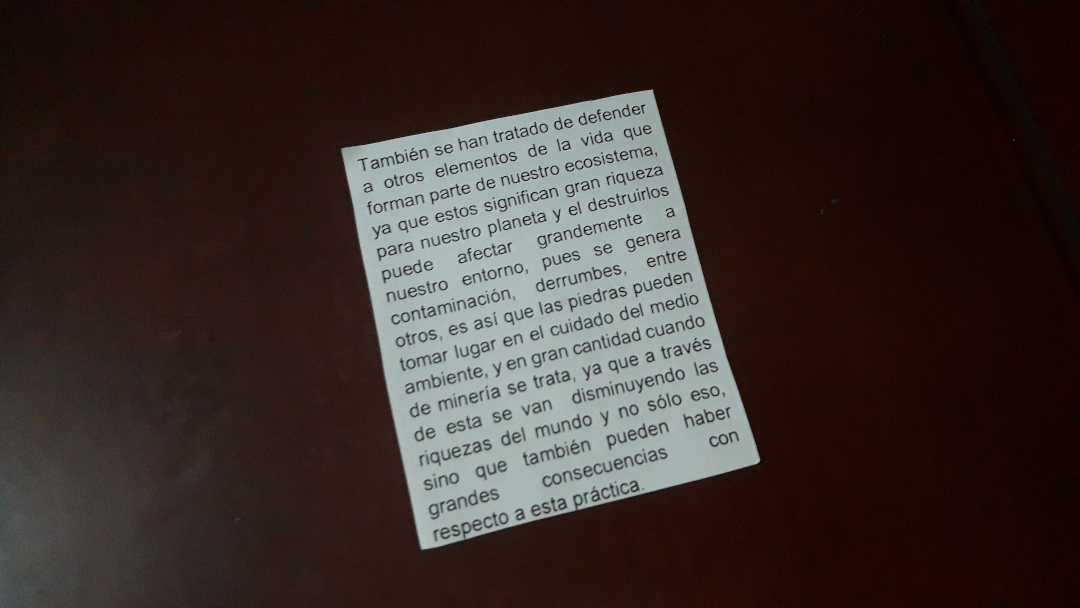
#> input picture ESCANER/img_00.jpeg, 1080 x 608 px, found by its file name
$ python scanner_y_ocr.py
#> lines starting #> are read from the running program, lines starting #| are printed output that depends on the picture; after the words box and inside, x2 and y2 are one past the last pixel; in counts of white or black regions, pixels touching at a corner belong together
import cv2
import numpy as np
import pytesseract

#indicar donde esta almacenado tesseract
pytesseract.pytesseract.tesseract_cmd = r'tesseractfolder\tesseract'

#funcion para orderar los vertices y asi poder hacer la transformacion de perspectiva sin cuidar el orden
def ordenar_puntos(puntos):
    #quitar el doble corchete que trae la lista de coordenadas encontradas, agregandolos a otra lista
    n_puntos = np.concatenate([puntos[0], puntos[1],puntos[2],puntos[3]]).tolist()

    #ordena los puntos en base a 'y' de cada coordenada de mayor a menor (arriba a abajo)
    #key es la especificacion de como queremos que se ordene
        #lambda es una funcion anonima, donde indicamos que se seleccione la segunda posicion de la coordenada, es decir, la 'y'
    #Al ordenarlos quedarán los puntos de arriba primeros y los puntos de abajo al final
    y_order=sorted(n_puntos,key=lambda n_puntos:n_puntos[1])

    #ordenamos en 'x' de izquierda a derecha DE LOS DOS PUNTOS DE ARRIBA
    x1_order= y_order[:2]
    x1_order=sorted(x1_order,key=lambda x1_order:x1_order[0])

    #Ahora ordenamos en 'x' de izquierda a derecha DE LOS DOS PUNTOS DE ABAJO
    x2_order=y_order[2:4]
    x2_order=sorted(x2_order,key=lambda x2_order:x2_order[0])

    #return los puntos ya ordenados
    return [x1_order[0],x1_order[1],x2_order[0],x2_order[1]]

image = cv2.imread('D:\ESCANER\img_00.jpeg')
#> image is the input picture: shape (608, 1080, 3); mean B, G, R 44.1, 47.6, 58.9
#pasar a grises para encontrar las esquinas
gray = cv2.cvtColor(image, cv2.COLOR_BGR2GRAY)
#metodo para dibujar bordes, el rango 10-150 es para dibujar solo lineas mas marcadas e ignorar las por debajo del min
canny = cv2.Canny(gray,10,150)
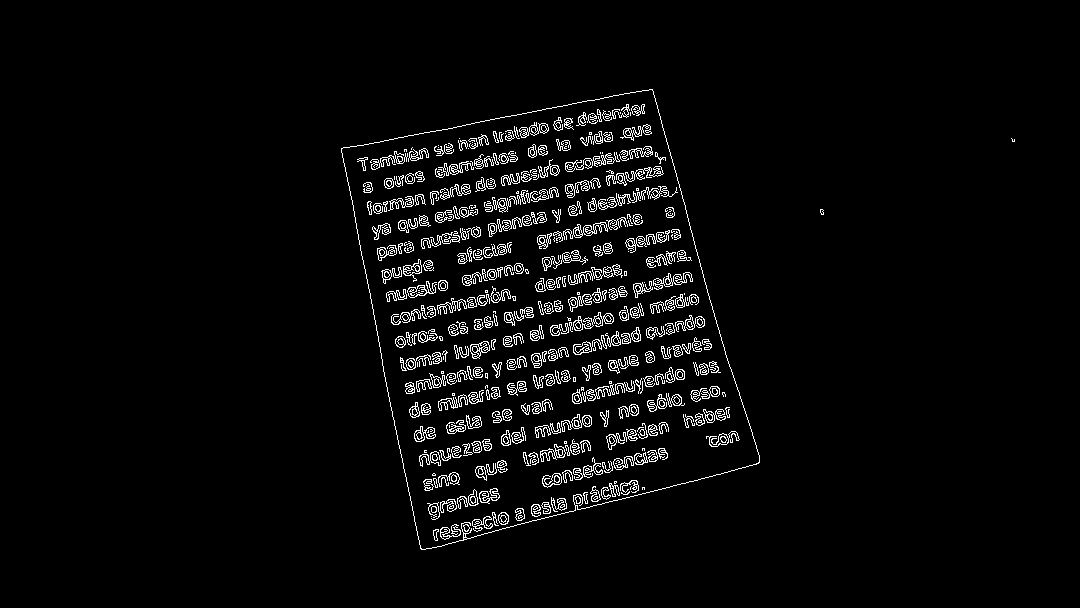
#> canny: shape (608, 1080); 3.6% white in thin lines or dots, all inside (x1, y1, x2, y2) = (341, 89, 1015, 550)
#engrosar lineas blancas detectadas por canny
canny = cv2.dilate(canny,None,iterations=1)
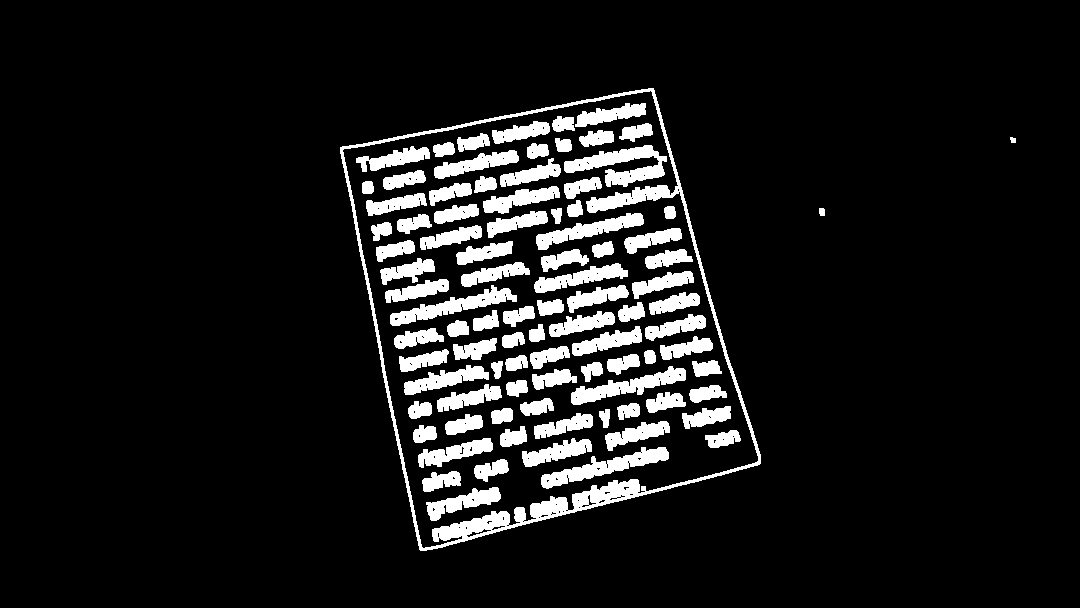
#> canny: shape (608, 1080); 9.6% white; 92 white regions

#Encontrar contornos externos. En openCV4 los contornos se almacenan en variable 0
cnts = cv2.findContours(canny,cv2.RETR_EXTERNAL,cv2.CHAIN_APPROX_SIMPLE)[0]
#> cnts = 3 contours; box (x1, y1, x2, y2) and area: (340, 88, 761, 551) 134508, (819, 208, 825, 216) 33, (1010, 137, 1016, 143) 20

#Seleccionar el contorno mas grande, o sea el de la imagen completa.
#Lo hacemos ordenando de mayor a menor los contornos y seleccionando el primero que sería el más grueso
cnts = sorted(cnts,key=cv2.contourArea,reverse=True)[:1]
#> cnts = 1 contour; box (x1, y1, x2, y2) and area: (340, 88, 761, 551) 134508

#En este 'for' solo habrá un evento porque 'cnts' solo tiene un valor que es el contorno mas grueso
for c in cnts:
    #variable necesaria para PolyDP
    #Especifica la precision de aproximación a una forma definida (distancia máxima entre el contorno real y el contorno aproximado)
    #El primer valor es el porcentaje de precision, mientras mas pequeño, será mas apegado a la imagen real
    #True= curva cerrada, Flase=curva abierta
    epsilon = 0.01*cv2.arcLength(c,True)
    #funcion para detectar los contornos
    #tendrá las coordenadas de todos los vértices encontrados
    approx = cv2.approxPolyDP(c,epsilon,True)

    #Cuando encuentre los 4 vértices de la imagen (porque es un triangulo o cuadrado), hay que dibujar el contorno
    if len(approx)==4:
        cv2.drawContours(image, [approx],0,(0,255,255),2)

        #llamar funcion 'ordenar_puntos' para ordenar las coordenadas de arriba abajo, izquierda a derecha
        puntos= ordenar_puntos(approx)

        #Dibujamos circulos en los vertices, puntos es la lista de coordenadas ordenadas de arriba a abajo, izq a dere
        cv2.circle(image, tuple(puntos[0]), 7, (255,0,0), 2)
        cv2.circle(image, tuple(puntos[1]), 7, (0,255,0), 2)
        cv2.circle(image, tuple(puntos[2]), 7, (0,0,255), 2)
        cv2.circle(image, tuple(puntos[3]), 7, (255,255,0), 2)

        #usamos la variable puntos porque ya están esritos en orden original
        pts1=np.float32(puntos)
        #puntos de la posicion deseada
        pts2=np.float32([[0,0],[270,0],[0,310],[270,310]])
        #matriz para transformacion
        M=cv2.getPerspectiveTransform(pts1,pts2)
        #transformacion
        dst=cv2.warpPerspective(gray,M,(270,310))
        cv2.imshow('dst',dst)

#> (the run stopped early here; a loop or call above may not have finished)

$ run again, with ESCANER/img_01.jpeg copied over ESCANER/img_00.jpeg
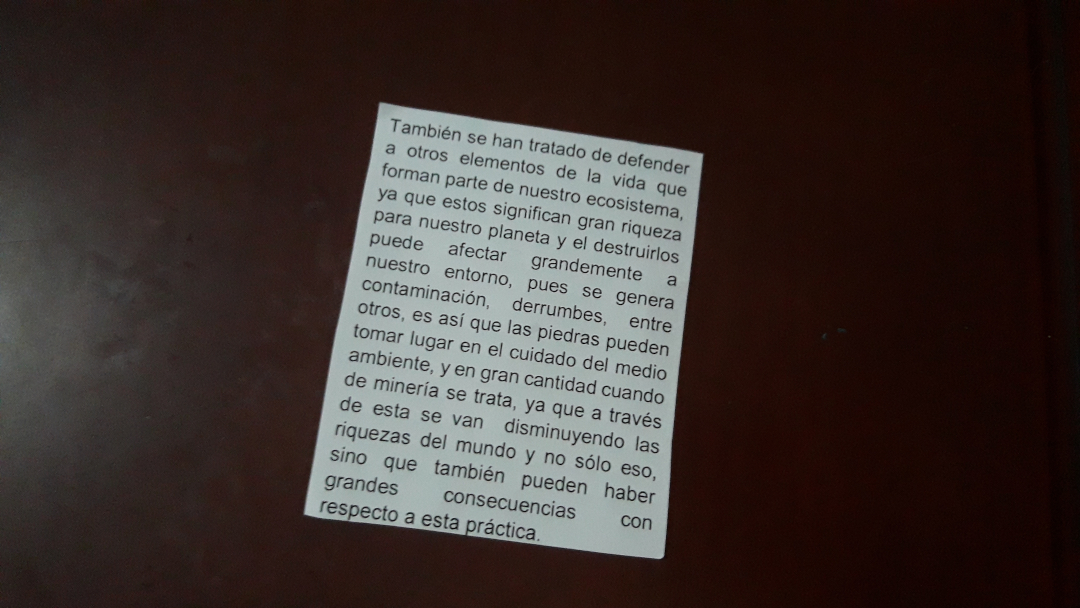
#> input picture ESCANER/img_01.jpeg, 1080 x 608 px, found by its file name
#> image is the input picture: shape (608, 1080, 3); mean B, G, R 48.3, 51.6, 61.6
#> `canny = cv2.dilate(canny,None,iterations=1)`:
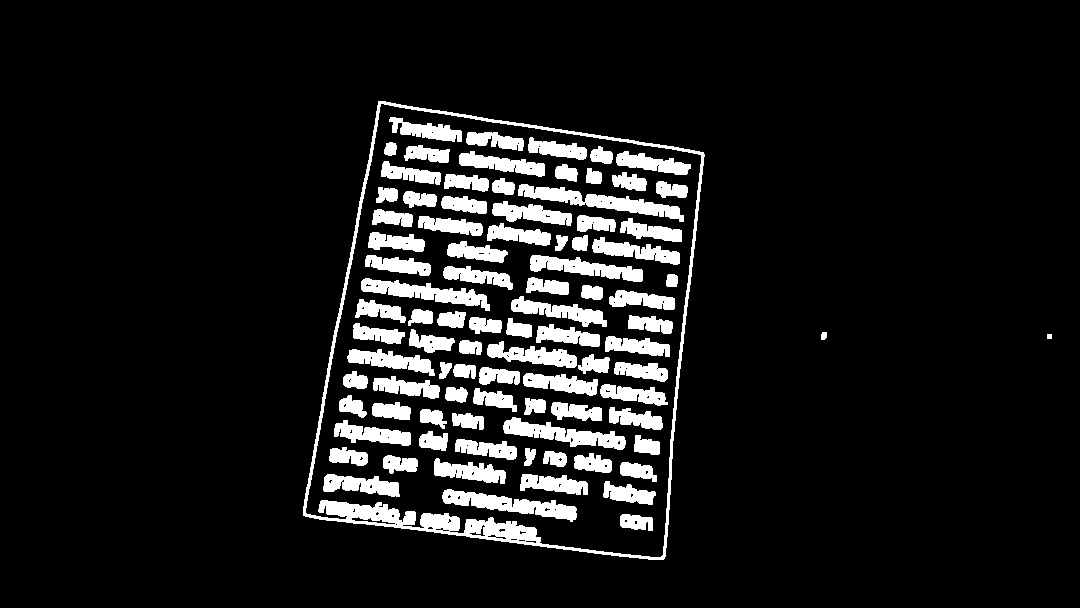
#> canny: shape (608, 1080); 10% white; 90 white regions
#> `cnts = cv2.findContours(canny,cv2.RETR_EXTERNAL,cv2.CHAIN_APPROX_SIMPL..`: cnts = 3 contours, 1 with area under 20; largest, box (x1, y1, x2, y2) and area: (303, 101, 705, 560) 143958, (821, 332, 827, 340) 32
#> `cnts = sorted(cnts,key=cv2.contourArea,reverse=True)[:1]`: cnts = 1 contour; box (x1, y1, x2, y2) and area: (303, 101, 705, 560) 143958
